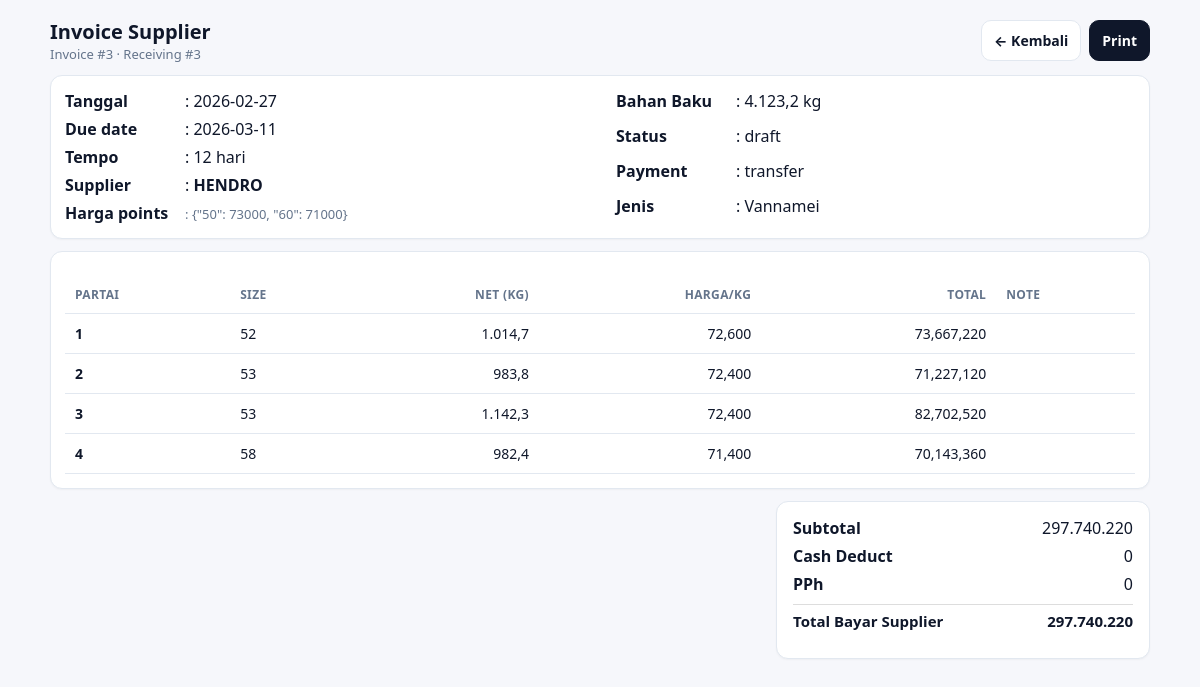
Screenshot of /invoice/view/3 with the database file from the repository.
### tables this page shows
CREATE TABLE invoice_header (
            id INTEGER PRIMARY KEY AUTOINCREMENT,

            receiving_id INTEGER NOT NULL UNIQUE, -- 1 receiving = 1 invoice
            tanggal TEXT NOT NULL DEFAULT (date('now','localtime')),
            supplier TEXT NOT NULL,
            price_points_json TEXT NOT NULL,
            payment_type TEXT NOT NULL
                CHECK (payment_type IN ('cash','transfer')),
            tempo_hari INTEGER DEFAULT 0,
            due_date TEXT,

            -- Cash deduct per kg (hanya berlaku kalau cash)
            cash_deduct_per_kg_rp INTEGER DEFAULT 0,
            cash_deduct_total_rp INTEGER DEFAULT 0,
            -- PPh (siap dipakai nanti, 0.25% = 25)
            pph_rate_bp INTEGER DEFAULT 0,
            pph_amount_rp INTEGER DEFAULT 0,
            -- Total Supplier
            subtotal_rp INTEGER DEFAULT 0,
            total_payable_rp INTEGER DEFAULT 0,
            total_paid_g INTEGER DEFAULT 0,
            status TEXT DEFAULT 'draft'
                CHECK (status IN ('draft','issued','paid','void')),
            created_at TEXT DEFAULT (datetime('now','localtime')), note TEXT, grade_prices_json TEXT,
            FOREIGN KEY(receiving_id)
                REFERENCES receiving_header(id)
                ON DELETE CASCADE
        );

CREATE TABLE receiving_header (
            id INTEGER PRIMARY KEY AUTOINCREMENT,
            receiving_no INTEGER NOT NULL UNIQUE,
            tanggal TEXT NOT NULL,
            supplier TEXT NOT NULL,
            jenis TEXT NOT NULL,
            fiber REAL DEFAULT 0,
            created_at TEXT DEFAULT (datetime('now','localtime'))
        );

CREATE TABLE invoice_line (
            id INTEGER PRIMARY KEY AUTOINCREMENT,

            invoice_id INTEGER NOT NULL,
            receiving_item_id INTEGER NOT NULL UNIQUE,

            partai_no INTEGER NOT NULL,

            -- Simpan gram supaya presisi (anti float)
            net_g INTEGER NOT NULL,
            paid_g INTEGER NOT NULL,
            round_size INTEGER,
            price_per_kg_rp INTEGER NOT NULL,
            line_total_rp INTEGER NOT NULL,
            note TEXT,

            FOREIGN KEY(invoice_id)
                REFERENCES invoice_header(id)
                ON DELETE CASCADE,

            FOREIGN KEY(receiving_item_id)
                REFERENCES receiving_item(id)
                ON DELETE CASCADE
        );

### invoice/routes.py (the view)
@invoice_bp.route("/view/<int:invoice_id>", methods=["GET"])
def invoice_view(invoice_id):
    h = repo.get_invoice_header(invoice_id)
    if not h:
        return "Invoice tidak ditemukan", 404
    rh = repo.fetch_receiving_header(h["receiving_id"])
    jenis = (rh.get("jenis") or "").strip().lower() if rh else ""
    lines = repo.fetch_invoice_lines(invoice_id)
    return render_template("invoice/detail.html", header=h, lines=lines, jenis=jenis)

### helpers/db.py (called while the page is built)
def get_conn():
    conn = sqlite3.connect(DB_PATH, timeout=30)
    conn.row_factory = sqlite3.Row
    conn.execute("PRAGMA foreign_keys = ON;")
    conn.execute("PRAGMA journal_mode = WAL;")
    return conn

### invoice/repository.py (called while the page is built)
def fetch_receiving_header(receiving_id):
    conn = get_conn()
    try:
        row = conn.execute("SELECT * FROM receiving_header WHERE id=?", (receiving_id,)).fetchone()
        return dict(row) if row else None
    finally:
        conn.close()

def get_invoice_header(invoice_id):
    conn = get_conn()
    try:
        row = conn.execute("SELECT * FROM invoice_header WHERE id=?", (invoice_id,)).fetchone()
        return dict(row) if row else None
    finally:
        conn.close()

def fetch_invoice_lines(invoice_id):
    conn = get_conn()
    try:
        rows = conn.execute("""
            SELECT il.*
            FROM invoice_line il
            WHERE il.invoice_id = ?
            ORDER BY il.partai_no ASC, il.id ASC
        """, (invoice_id,)).fetchall()
        return [dict(r) for r in rows]
    finally:
        conn.close()

### templates/invoice/detail.html (shortened to what this page needs)
<!doctype html>
<html lang="id">
<head>
</head>
<body>
<div class="wrap">
  <div class="top">
    <div>
      <h2>Invoice Supplier</h2>
      <div class="muted">Invoice #{{ header.id }} · Receiving #{{ header.receiving_id }}</div>
    </div>
    <div style="display:flex;gap:8px;flex-wrap:wrap;justify-content:flex-end;">
    <a class="btn btn-secondary" href="{{ url_for('invoice.invoice_list') }}">← Kembali</a>
      <a class="btn btn-primary" href="#" onclick="window.print();return false;">Print</a>
    </div>
  </div>
  <div class="card">
  <div class="inv-grid">
    <div class="inv-col">
      <div class="inv-row">
        <div class="inv-label">Tanggal     </div>
        <div class="inv-val">: {{ header.tanggal }}</div>
      </div>
      <div class="inv-row">
        <div class="inv-label">Due date</div>
        <div class="inv-val">: {{ header.due_date or "-" }}</div>
      </div>
      <div class="inv-row">
        <div class="inv-label">Tempo</div>
        <div class="inv-val">: {{ header.tempo_hari or 0 }} hari</div>
      </div>
      <div class="inv-row">
        <div class="inv-label">Supplier</div>
        <div class="inv-val">: <b> {{ header.supplier }}</b></div>
      </div>
      <div class="inv-row">
        <div class="inv-label">Harga points</div>
        <div class="inv-val muted">: {{ header.price_points_json or "{}" }}</div>
      </div>
    </div>
    <div class="inv-col">
      {% set val = (header.total_paid_g or 0)/1000 %}
      {% set s = "{:,.1f}".format(val).replace(",", "X").replace(".", ",").replace("X", ".") %}
      <div class="inv-row">
        <div class="inv-label">Bahan Baku</div>
        <div class="inv-val">: {{ s.rstrip("0").rstrip(",") }} kg</div>
      </div>
      <div class="inv-row">
        <div class="inv-label">Status</div>
        <div class="inv-val">: {{ header.status }}</div>
      </div>
      <div class="inv-row">
        <div class="inv-label">Payment</div>
        <div class="inv-val">: {{ header.payment_type }}</div>
      </div>
      <div class="inv-row">
        <div class="inv-label">Jenis</div>
        <div class="inv-val">: {{ jenis|capitalize }}</div>
      </div>
    </div>
  </div>
</div>
  <div class="card" style="margin-top:12px; overflow:auto;">
    <table>
      <thead>
        <tr>
          <th>Partai</th>
          <th>Size</th>
          <th class="right">Net (kg)</th>
          <th class="right">Harga/kg</th>
          <th class="right">Total</th>
          <th>Note</th>
        </tr>
      </thead>
      <tbody>
        {% for r in lines %}
        <tr>
          <td><b>{{ r.partai_no }}</b></td>
          <td class="center">
            {% if jenis == "kupasan" %}
              {{ (r.kategori_kupasan or "-")|lower }}
            {% else %}
              {{ r.round_size or "-" }}
            {% endif %}
          </td>
              {% set val = (r.net_g or 0)/1000 %}
              {% set s = "{:,.1f}".format(val)
               .replace(",", "X")
               .replace(".", ",")
               .replace("X", ".") %}
          <td class="right">
              {{ s.rstrip("0").rstrip(",") }}
          </td>
          <td class="right">{{ "{:,}".format(r.price_override_per_kg_rp or r.price_per_kg_rp) }}</td>
          <td class="right">{{ "{:,}".format(r.line_total_rp or 0) }}</td>
          <td>{{ r.note or "" }}</td>
        </tr>
        {% endfor %}
      </tbody>
    </table>
  </div>
  <div class="card summary-box" style="margin-top:12px;">
  <div class="sum-row">
    <div class="sum-label">Subtotal</div>
    <div class="sum-value">
      {{ "{:,}".format(header.subtotal_rp or 0).replace(",", ".") }}
    </div>
  </div>
  <div class="sum-row">
    <div class="sum-label">Cash Deduct</div>
    <div class="sum-value">
      {{ "{:,}".format(header.cash_deduct_total_rp or 0).replace(",", ".") }}
    </div>
  </div>
  <div class="sum-row">
    <div class="sum-label">PPh</div>
    <div class="sum-value">
      {{ "{:,}".format(header.pph_amount_rp or 0).replace(",", ".") }}
    </div>
  </div>
  <div class="sum-row total-row">
    <div class="sum-label">Total Bayar Supplier</div>
    <div class="sum-value">
      {{ "{:,}".format(header.total_payable_rp or 0).replace(",", ".") }}
    </div>
  </div>
  <div class="sum-row" style="margin-top:6px;">
    </div>
  </div>
</div>
</body>
</html>

### templates/invoice/detail.html (style rules this page uses)
:root { --bg:#f6f7fb;--card:#fff;--text:#0f172a;--muted:#64748b;--border:#e2e8f0;--btn:#0f172a }
body { margin:0;font-family:system-ui,-apple-system,Segoe UI,Roboto,Arial;background:var(--bg);color:var(--text) }
.wrap { max-width:1100px;margin:18px auto;padding:0 14px }
.top { display:flex;justify-content:space-between;align-items:center;gap:10px;margin-bottom:12px }
h2 { margin:0;font-size:20px }
.muted { color:var(--muted);font-size:13px }
.card { background:var(--card);border:1px solid var(--border);border-radius:12px;padding:14px;box-shadow:0 1px 2px rgba(0,0,0,.04) }
.btn { display:inline-block;padding:10px 12px;border-radius:10px;border:1px solid var(--border);text-decoration:none;font-weight:700;font-size:14px;background:#fff;color:var(--text) }
.btn-primary { background:var(--btn);color:#fff;border-color:var(--btn) }
table { width:100%;border-collapse:collapse;margin-top:10px }
th,td { border-bottom:1px solid var(--border);padding:10px;text-align:left;font-size:14px;vertical-align:top }
th { font-size:12px;color:var(--muted);text-transform:uppercase;letter-spacing:.03em }
.right { text-align:right }
.summary-box { width: 340px; margin-left: auto; padding: 12px 16px; }
.sum-row { display: grid; grid-template-columns: 1fr auto; padding: 3px 0; }
.sum-label { text-align: left; font-weight: 600; }
.sum-value { text-align: right; font-variant-numeric: tabular-nums; }
.total-row { margin-top: 6px; padding-top: 6px; border-top: 1px solid #ddd; font-weight: 800; font-size: 15px; }
.inv-grid { display: grid; grid-template-columns: 1fr 1fr; gap: 32px; }
.inv-col { display: grid; gap: 6px; }
.inv-row { display: grid; grid-template-columns: 120px 1fr; align-items: baseline; }
.inv-label { font-weight: 700; }
.inv-val { font-variant-numeric: tabular-nums; }

### rows the page displays
invoice_header: id "3", receiving_id "3", tanggal "2026-02-27", due_date "2026-03-11", tempo_hari "12", supplier "HENDRO", price_points_json "{\"50\": 73000, \"60\": 71000}", status "draft", payment_type "transfer", subtotal_rp "297.740.220", cash_deduct_total_rp "0", pph_amount_rp "0", total_payable_rp "297.740.220"
receiving_header: jenis "Vannamei"
invoice_line: partai_no "1", round_size "52", rstrip "1.014,7", price_per_kg_rp "72,600", line_total_rp "73,667,220"
invoice_line: partai_no "2", round_size "53", rstrip "983,8", price_per_kg_rp "72,400", line_total_rp "71,227,120"
invoice_line: partai_no "3", round_size "53", rstrip "1.142,3", price_per_kg_rp "72,400", line_total_rp "82,702,520"
invoice_line: partai_no "4", round_size "58", rstrip "982,4", price_per_kg_rp "71,400", line_total_rp "70,143,360"

### other values shown
{{ s.rstrip("0").rstrip(",") }} "4.123,2"
